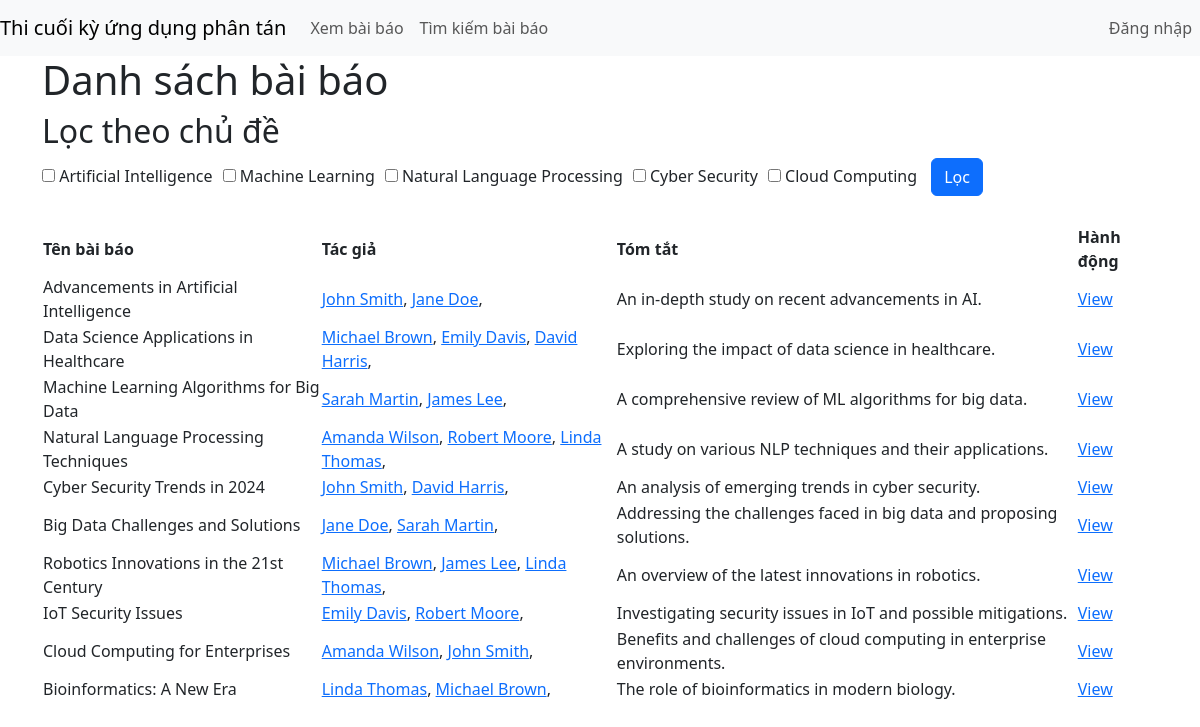
The app's page /view_baibao.php with its own data.
### tables this page shows
CREATE TABLE TOPICS (
    topic_id INT AUTO_INCREMENT PRIMARY KEY,
    topic_name VARCHAR(255) NOT NULL
);

CREATE TABLE PAPERS (
    paper_id INT AUTO_INCREMENT PRIMARY KEY,
    title VARCHAR(255) NOT NULL,
    author_string_list VARCHAR(255) NOT NULL,
    abstract VARCHAR(1000) NOT NULL,
    conference_id INT NOT NULL,
    topic_id INT NOT NULL,
    user_id INT NOT NULL
);

### view_baibao.php (the view, shortened to what this page needs)
<?php
include 'base.php';
include 'database.php';
?>
<div class="container">
    <h1>Danh sách bài báo</h1>
    <form method="POST" action="">
        <div class="sidebar">
            <h2>Lọc theo chủ đề</h2>
            <?php
            $stmt = $connection->prepare("SELECT * FROM topics");
            $stmt->execute();
            $result = $stmt->get_result();
            while ($row = $result->fetch_assoc()) {
                echo '<label style="margin-right: 10px; margin-bottom: 20px;">';
                echo '<input type="checkbox" name="selectedTopics[]" value="' . $row['topic_id'] . '"> ';
                echo $row['topic_name'];
                echo '</label>';
            }
            ?>
            <button class="btn btn-primary" type="submit" name="searchForm">Lọc</button>
        </div>
    </form>
    <table class="table">
        <tbody>
            <?php
            if (isset($_POST['searchForm'])) {
                if (!empty($_POST['selectedTopics'])) {
                    $selectedTopics = $_POST['selectedTopics'];
                    foreach ($selectedTopics as $topicId) {
                        $stmt = $connection->prepare("SELECT * FROM papers  JOIN conferences ON papers.conference_id = conferences.conference_id  WHERE papers.topic_id = ? ORDER BY conferences.start_date DESC LIMIT 5");
                        $stmt->bind_param("i", $topicId);
                        $stmt->execute();
                        $result = $stmt->get_result();
                        echo "<h3 style='margin-bottom: 15px;'>Top 5 papers for Topic ID: $topicId</h3>";
                        echo '<table style="margin-bottom: 30px;">';
                        echo '<tr> <th scope="col">Tên bài báo</th>
                <th scope="col">Tác giả</th>
                <th scope="col">Tóm tắt</th>
                <th scope="col">Hành động</th></tr>';
                        while ($row = $result->fetch_assoc()) {
                            echo '<tr>';
                            echo '<td>' . $row['title'] . '</td>';
                            $authors = explode(
                                ', ',
                                $row['author_string_list']
                            );
                            echo '<td>';
                            foreach ($authors as $authorName) {
                                echo '<a href="details_author.php?name=' . urlencode($authorName) . '">' . htmlspecialchars($authorName) . '</a>, ';
                            }
                            echo '</td>';
                            echo '<td>' . $row['abstract'] . '</td>';
                            echo '<td><a href="details_baibao.php?id=' . $row['paper_id'] . '">View</a></td>';
                            echo '</tr>';
                        }
                        echo '</table>';
                        $stmt->close();
                    }
                } else {
                    $stmt = $connection->prepare("SELECT * FROM papers");
                    $stmt->execute();
                    $result = $stmt->get_result();
                    echo '<table>';
                    echo '<tr> <th scope="col">Tên bài báo</th>
                <th scope="col">Tác giả</th>
                <th scope="col">Tóm tắt</th>
                <th scope="col">Hành động</th></tr>';
                    while ($row = $result->fetch_assoc()) {
                        echo '<tr>';
                        echo '<td>' . $row['title'] . '</td>';
                        $authors = explode(', ', $row['author_string_list']);
                        echo '<td>';
                        foreach ($authors as $authorName) {
                            echo '<a href="details_author.php?name=' . urlencode($authorName) . '">' . htmlspecialchars($authorName) . '</a>, ';
                        }
                        echo '</td>';
                        echo '<td>' . $row['abstract'] . '</td>';
                        echo '<td><a href="details_baibao.php?id=' . $row['paper_id'] . '">View</a></td>';
                        echo '</tr>';
                    }
                    echo '</table>';
                    $stmt->close();
                }
            } else {
                $stmt = $connection->prepare("SELECT * FROM papers");
                $stmt->execute();
                $result = $stmt->get_result();
                echo '<table>';
                echo '<tr> <th scope="col">Tên bài báo</th>
                <th scope="col">Tác giả</th>
                <th scope="col">Tóm tắt</th>
                <th scope="col">Hành động</th></tr>';
                while ($row = $result->fetch_assoc()) {
                    echo '<tr>';
                    echo '<td>' . $row['title'] . '</td>';
                    $authors = explode(', ', $row['author_string_list']);
                    echo '<td>';
                    foreach ($authors as $authorName) {
                        echo '<a href="details_author.php?name=' . urlencode($authorName) . '">' . htmlspecialchars($authorName) . '</a>, ';
                    }
                    echo '</td>';
                    echo '<td>' . $row['abstract'] . '</td>';
                    echo '<td><a href="details_baibao.php?id=' . $row['paper_id'] . '">View</a></td>';
                    echo '</tr>';
                }
                echo '</table>';
            }
            ?>
        </tbody>
    </table>
</div>

### base.php (shortened to what this page needs)
<!DOCTYPE html>
<html lang="en">
<head>
    <link href="https://cdn.jsdelivr.net/npm/bootstrap@5.3.3/dist/css/bootstrap.min.css" rel="stylesheet" />
</head>
<body>
    <nav class="navbar navbar-expand-lg navbar-light bg-light">
        <a class="navbar-brand" href="index.php">Thi cuối kỳ ứng dụng phân tán</a>
        <div class="collapse navbar-collapse" style="justify-content: space-between;">
            <ul class="navbar-nav mr-auto">
                <li class="nav-item">
                    <a class="nav-link" href="view_baibao.php">Xem bài báo</a>
                </li>
                <li class="nav-item">
                    <a class="nav-link" href="search_baibao.php">Tìm kiếm bài báo</a>
                </li>
            </ul>
            <ul class="navbar-nav mr-auto">
                <ul class="navbar-nav ml-auto">
                    <?php
                    if (isset($_SESSION['username'])) {
                        $username = $_SESSION['username'];
                        $userId = $_SESSION['id'];
                        echo '<li class="nav-item"><a class="nav-link" href="profile.php?id=' . $userId . '">Xin chào, ' . $username . '</a></li>';
                        echo '<li class="nav-item"><a class="nav-link" href="logout.php">Đăng xuất</a></li>';
                    } else {
                        echo '<li class="nav-item"><a class="nav-link" href="login.php">Đăng nhập</a></li>';
                    }
                    ?>
                </ul>
            </ul>
        </div>
    </nav>
</body>
</html>

### records on screen
topics: topic_name "Artificial Intelligence"
topics: topic_name "Machine Learning"
topics: topic_name "Natural Language Processing"
topics: topic_name "Cyber Security"
topics: topic_name "Cloud Computing"
papers: title "Advancements in Artificial Intelligence", author_string_list "John Smith", author_string_list "Jane Doe", abstract "An in-depth study on recent advancements in AI."
papers: title "Data Science Applications in Healthcare", author_string_list "Michael Brown", author_string_list "Emily Davis", author_string_list "David Harris", abstract "Exploring the impact of data science in healthcare."
papers: title "Machine Learning Algorithms for Big Data", author_string_list "Sarah Martin", author_string_list "James Lee", abstract "A comprehensive review of ML algorithms for big data."
papers: title "Natural Language Processing Techniques", author_string_list "Amanda Wilson", author_string_list "Robert Moore", author_string_list "Linda Thomas", abstract "A study on various NLP techniques and their applications."
papers: title "Cyber Security Trends in 2024", author_string_list "John Smith", author_string_list "David Harris", abstract "An analysis of emerging trends in cyber security."
papers: title "Big Data Challenges and Solutions", author_string_list "Jane Doe", author_string_list "Sarah Martin", abstract "Addressing the challenges faced in big data and proposing solutions."
papers: title "Robotics Innovations in the 21st Century", author_string_list "Michael Brown", author_string_list "James Lee", author_string_list "Linda Thomas", abstract "An overview of the latest innovations in robotics."
papers: title "IoT Security Issues", author_string_list "Emily Davis", author_string_list "Robert Moore", abstract "Investigating security issues in IoT and possible mitigations."
papers: title "Cloud Computing for Enterprises", author_string_list "Amanda Wilson", author_string_list "John Smith", abstract "Benefits and challenges of cloud computing in enterprise environments."
papers: title "Bioinformatics: A New Era", author_string_list "Linda Thomas", author_string_list "Michael Brown", abstract "The role of bioinformatics in modern biology."
